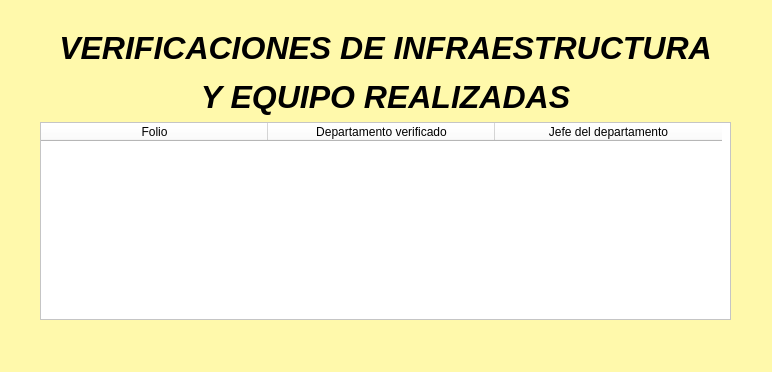
<?xml version="1.0" encoding="UTF-8"?>
<ui version="4.0">
 <class>VerificacionesRealizadas</class>
 <widget class="QMainWindow" name="VerificacionesRealizadas">
  <property name="geometry">
   <rect>
    <x>0</x>
    <y>0</y>
    <width>772</width>
    <height>372</height>
   </rect>
  </property>
  <property name="windowTitle">
   <string>MainWindow</string>
  </property>
  <property name="styleSheet">
   <string notr="true">background-color: rgb(255, 249, 171);</string>
  </property>
  <widget class="QWidget" name="centralwidget">
   <widget class="QWidget" name="">
    <property name="geometry">
     <rect>
      <x>40</x>
      <y>30</y>
      <width>691</width>
      <height>290</height>
     </rect>
    </property>
    <layout class="QGridLayout" name="gridLayout">
     <item row="0" column="0">
      <widget class="QLabel" name="label_4">
       <property name="whatsThis">
        <string>&lt;html&gt;&lt;head/&gt;&lt;body&gt;&lt;p align=&quot;center&quot;&gt;&lt;br/&gt;&lt;/p&gt;&lt;/body&gt;&lt;/html&gt;</string>
       </property>
       <property name="text">
        <string>&lt;html&gt;&lt;head/&gt;&lt;body&gt;&lt;p align=&quot;center&quot;&gt;&lt;span style=&quot; font-size:24pt; font-weight:600; font-style:italic;&quot;&gt;VERIFICACIONES DE INFRAESTRUCTURA&lt;/span&gt;&lt;/p&gt;&lt;p align=&quot;center&quot;&gt;&lt;span style=&quot; font-size:24pt; font-weight:600; font-style:italic;&quot;&gt;Y EQUIPO REALIZADAS&lt;/span&gt;&lt;/p&gt;&lt;/body&gt;&lt;/html&gt;</string>
       </property>
      </widget>
     </item>
     <item row="1" column="0">
      <widget class="QTableWidget" name="tableWidget_2">
       <property name="styleSheet">
        <string notr="true">background-color: rgb(255, 255, 255);</string>
       </property>
       <property name="midLineWidth">
        <number>0</number>
       </property>
       <attribute name="horizontalHeaderCascadingSectionResizes">
        <bool>false</bool>
       </attribute>
       <attribute name="horizontalHeaderDefaultSectionSize">
        <number>227</number>
       </attribute>
       <attribute name="horizontalHeaderShowSortIndicator" stdset="0">
        <bool>false</bool>
       </attribute>
       <column>
        <property name="text">
         <string>Folio</string>
        </property>
       </column>
       <column>
        <property name="text">
         <string>Departamento verificado</string>
        </property>
       </column>
       <column>
        <property name="text">
         <string>Jefe del departamento</string>
        </property>
       </column>
      </widget>
     </item>
    </layout>
   </widget>
  </widget>
 </widget>
 <resources/>
 <connections/>
</ui>
